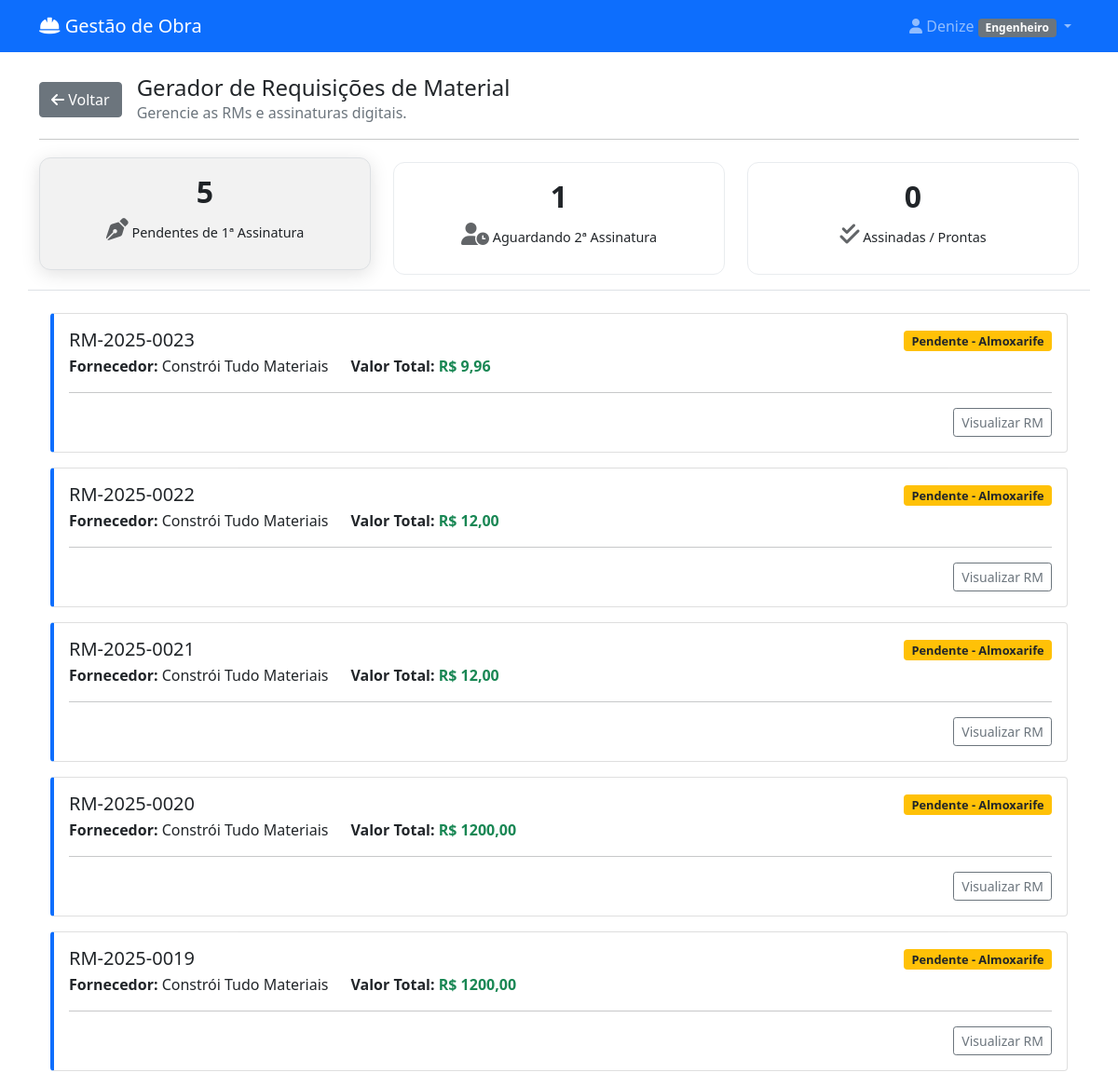
Page /requisicoes/ (signed in) on the earlier database version.
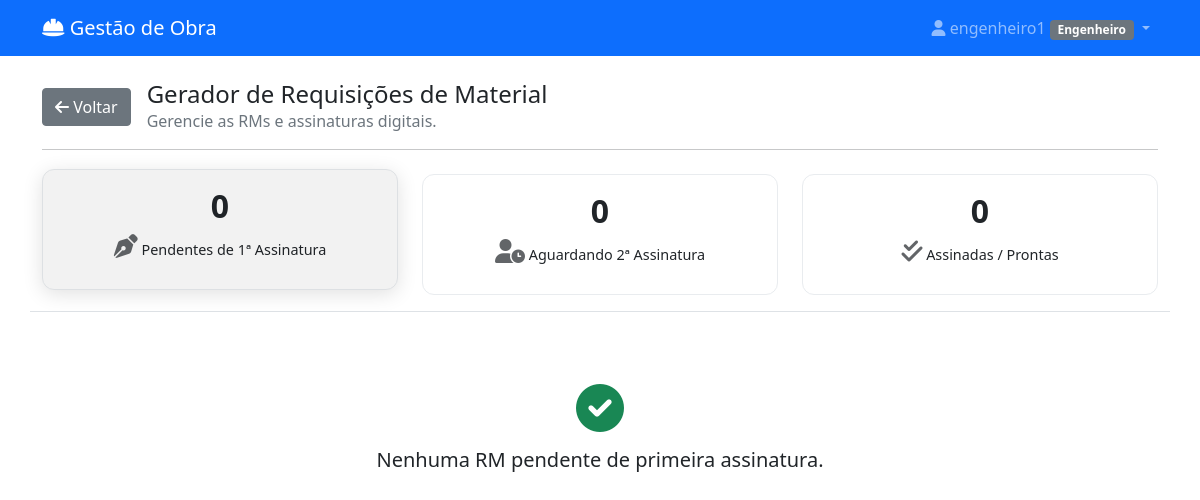
Same page on the later database version.
### materiais/models.py (models this page shows, shortened)
class User(AbstractUser):
    PERFIL_CHOICES = [
        ('almoxarife_obra', 'Almoxarife da Obra'),
        ('engenheiro', 'Engenheiro'),
        ('almoxarife_escritorio', 'Almoxarife do Escritório'),
        ('diretor', 'Diretor'),
    ]
    perfil = models.CharField(max_length=30, choices=PERFIL_CHOICES)
    telefone = models.CharField(max_length=15, blank=True)
    obras = models.ManyToManyField('Obra', blank=True, related_name='usuarios')
    assinatura_imagem = models.ImageField(upload_to='assinaturas/', null=True, blank=True, verbose_name="Imagem da Assinatura")

class RequisicaoMaterial(models.Model):
    STATUS_ASSINATURA_CHOICES = [
        ('pendente', 'Pendente de Assinaturas'),
        ('aguardando_diretor', 'Aguardando Diretor'),
        ('assinada', 'Assinada'),
        ('enviada', 'Enviada para Fornecedor'),
    ]
    solicitacao_origem = models.OneToOneField(SolicitacaoCompra, on_delete=models.CASCADE, related_name='requisicao')
    cotacao_vencedora = models.OneToOneField('Cotacao', on_delete=models.CASCADE)
    numero = models.CharField(max_length=20, unique=True, verbose_name="Número RM")
    data_criacao = models.DateTimeField(auto_now_add=True)
    valor_total = models.DecimalField(max_digits=10, decimal_places=2)
    status_assinatura = models.CharField(max_length=30, choices=STATUS_ASSINATURA_CHOICES, default='pendente')
    assinatura_almoxarife = models.ForeignKey(User, on_delete=models.SET_NULL, null=True, blank=True, related_name='rms_assinadas_almoxarife')
    data_assinatura_almoxarife = models.DateTimeField(null=True, blank=True)
    assinatura_diretor = models.ForeignKey(User, on_delete=models.SET_NULL, null=True, blank=True, related_name='rms_assinadas_diretor')
    data_assinatura_diretor = models.DateTimeField(null=True, blank=True)
    enviada_fornecedor = models.BooleanField(default=False)
    data_envio_fornecedor = models.DateTimeField(null=True, blank=True)
    class Meta:
        verbose_name = "Requisição de Material (RM)"
        verbose_name_plural = "Requisições de Material (RMs)"

class Cotacao(models.Model):
    solicitacao = models.ForeignKey(SolicitacaoCompra, on_delete=models.CASCADE, related_name='cotacoes')
    fornecedor = models.ForeignKey(Fornecedor, on_delete=models.CASCADE)
    data_cotacao = models.DateTimeField(auto_now_add=True, verbose_name="Data da Cotação")
    prazo_entrega = models.CharField(max_length=100, blank=True, verbose_name="Prazo de Entrega")
    condicao_pagamento = models.CharField(max_length=100, blank=True, verbose_name="Condição de Pagamento")
    observacoes = models.TextField(blank=True, verbose_name="Observações")
    vencedora = models.BooleanField(default=False, verbose_name="Cotação Vencedora")
    valor_frete = models.DecimalField(max_digits=10, decimal_places=2, default=0, verbose_name="Valor do Frete")
    endereco_entrega = models.ForeignKey(DestinoEntrega, on_delete=models.SET_NULL, null=True, blank=True, verbose_name="Endereço de Entrega")
    class Meta:
        verbose_name = "Cotação"
        verbose_name_plural = "Cotações"

class Fornecedor(models.Model):
    TIPO_CHOICES = [
        ('material', 'Material'),
        ('servico', 'Serviço'),
        ('ambos', 'Ambos'),
    ]
    nome_fantasia = models.CharField(max_length=200, verbose_name="Nome Fantasia")
    razao_social = models.CharField(max_length=200, verbose_name="Razão Social")
    cnpj = models.CharField(max_length=18, unique=True)
    tipo = models.CharField(max_length=10, choices=TIPO_CHOICES, default='material', verbose_name="Tipo")
    produtos_fornecidos = models.ManyToManyField(
        'CategoriaItem',
        blank=True,
        verbose_name="Produtos/Serviços Fornecidos",
        limit_choices_to={'categoria_mae__isnull': False}
    )
    email = models.EmailField()
    contato_nome = models.CharField(max_length=100, blank=True, verbose_name="Nome do Contato")
    contato_telefone = models.CharField(max_length=15, blank=True, verbose_name="Telefone do Contato")
    contato_whatsapp = models.CharField(max_length=15, blank=True, verbose_name="WhatsApp do Contato")
    cep = models.CharField(max_length=9, blank=True, verbose_name="CEP")
    logradouro = models.CharField(max_length=255, blank=True, verbose_name="Logradouro")
    numero = models.CharField(max_length=20, blank=True, verbose_name="Número")
    bairro = models.CharField(max_length=100, blank=True, verbose_name="Bairro")
    cidade = models.CharField(max_length=100, blank=True, verbose_name="Cidade")
    estado = models.CharField(max_length=2, blank=True, verbose_name="UF")
    ativo = models.BooleanField(default=True)
    class Meta:
        verbose_name = "Fornecedor"
        verbose_name_plural = "Fornecedores"

### materiais/views.py (the view)
# urls.py: path('requisicoes/', views.gerenciar_requisicoes, name='gerenciar_requisicoes'),
@login_required
def gerenciar_requisicoes(request):
    base_query = RequisicaoMaterial.objects.select_related(
        'cotacao_vencedora__fornecedor',
        'assinatura_almoxarife',
        'assinatura_diretor'
    ).order_by('-data_criacao')
    pendentes = base_query.filter(status_assinatura='pendente')
    aguardando_assinatura = base_query.filter(status_assinatura='aguardando_diretor')
    assinadas_enviadas = base_query.filter(status_assinatura='assinada')
    context = {
        'pendentes': pendentes,
        'aguardando_assinatura': aguardando_assinatura,
        'assinadas_enviadas': assinadas_enviadas,
    }
    return render(request, 'materiais/gerenciar_requisicoes.html', context)

### materiais/templates/materiais/gerenciar_requisicoes.html (shortened to what this page needs)
{% extends 'materiais/base.html' %}
{% block content %}
<div class="d-flex align-items-center mb-3">
    <a href="{% url 'materiais:dashboard' %}" class="btn btn-secondary me-3"><i class="fas fa-arrow-left"></i> Voltar</a>
    <div>
        <h4 class="mb-0">Gerador de Requisições de Material</h4>
        <p class="text-muted mb-0">Gerencie as RMs e assinaturas digitais.</p>
    </div>
</div>
<hr class="mb-4">
<div class="row mb-4 nav nav-tabs" id="summaryCardNav" role="tablist">
    <div class="col-md-4 mb-3">
        <a href="#pendentes" class="summary-link active" data-bs-toggle="tab" data-bs-target="#pendentes" role="tab">
            <div class="status-card summary-card status-aberto">
                <span class="count">{{ pendentes.count }}</span>
                <p class="title"><i class="fas fa-pen-nib status-icon"></i> Pendentes de 1ª Assinatura</p>
            </div>
        </a>
    </div>
    <div class="col-md-4 mb-3">
        <a href="#aguardando" class="summary-link" data-bs-toggle="tab" data-bs-target="#aguardando" role="tab">
            <div class="status-card summary-card status-cotacao">
                <span class="count">{{ aguardando_assinatura.count }}</span>
                <p class="title"><i class="fas fa-user-clock status-icon"></i> Aguardando 2ª Assinatura</p>
            </div>
        </a>
    </div>
    <div class="col-md-4 mb-3">
        <a href="#assinadas" class="summary-link" data-bs-toggle="tab" data-bs-target="#assinadas" role="tab">
            <div class="status-card summary-card status-aprovado">
                <span class="count">{{ assinadas_enviadas.count }}</span>
                <p class="title"><i class="fas fa-check-double status-icon"></i> Assinadas / Prontas</p>
            </div>
        </a>
    </div>
</div>
<div class="tab-content">
  <div class="tab-pane container active" id="pendentes">
    {% for rm in pendentes %}
    <div class="card rm-card mb-3">
        <div class="card-body">
            <div class="row">
                <div class="col-md-9">
                    <h5 class="mb-1">{{ rm.numero }}</h5>
                    <div class="d-flex gap-4">
                        <span><strong>Fornecedor:</strong> {{ rm.cotacao_vencedora.fornecedor.nome_fantasia }}</span>
                        <span><strong>Valor Total:</strong> <span class="text-success fw-bold">R$ {{ rm.valor_total|floatformat:2 }}</span></span>
                    </div>
                </div>
                <div class="col-md-3 text-end">
                    <span class="badge bg-warning text-dark status-assinatura">Pendente - Almoxarife</span>
                </div>
            </div>
            <hr>
            <div class="text-end mt-2">
                <a href="{% url 'materiais:visualizar_rm_pdf' rm.id %}" class="btn btn-sm btn-outline-secondary" target="_blank">Visualizar RM</a>
            </div>
        </div>
    </div>
    {% empty %}
    <div class="text-center p-5">
        <i class="fas fa-check-circle fa-3x text-success mb-3"></i>
        <h5>Nenhuma RM pendente de primeira assinatura.</h5>
    </div>
    {% endfor %}
  </div>
</div>
{% endblock %}

### materiais/templates/materiais/base.html (shortened to what this page needs)
<!DOCTYPE html>
<html lang="pt-br">
<head>
    <link href="https://cdn.jsdelivr.net/npm/bootstrap@5.1.3/dist/css/bootstrap.min.css" rel="stylesheet">
    <link href="https://cdnjs.cloudflare.com/ajax/libs/font-awesome/6.0.0/css/all.min.css" rel="stylesheet">
</head>
<body>
    <nav class="navbar navbar-expand-lg navbar-dark bg-primary">
        <div class="container">
            <a class="navbar-brand" href="{% url 'materiais:dashboard' %}">
                <i class="fas fa-hard-hat"></i> Gestão de Obra
            </a>
            {% if user.is_authenticated %}
            <div class="navbar-nav ms-auto">
                <div class="nav-item dropdown">
                    <a class="nav-link dropdown-toggle" href="#" role="button" data-bs-toggle="dropdown">
                        <i class="fas fa-user"></i> {{ user.get_full_name|default:user.username }}
                        <span class="badge bg-secondary">{{ user.get_perfil_display }}</span>
                    </a>
                </div>
            </div>
            {% endif %}
        </div>
    </nav>
    <div class="container mt-4">
        {% block content %}
        {% endblock %}
    </div>
</body>
</html>

Differences in the rows shown:
removed RequisicaoMaterial: numero "RM-2025-0023", cotacao_vencedora.fornecedor.nome_fantasia "Constrói Tudo Materiais", valor_total "9,96"
removed RequisicaoMaterial: numero "RM-2025-0022", cotacao_vencedora.fornecedor.nome_fantasia "Constrói Tudo Materiais", valor_total "12,00"
removed RequisicaoMaterial: numero "RM-2025-0021", cotacao_vencedora.fornecedor.nome_fantasia "Constrói Tudo Materiais", valor_total "12,00"
removed RequisicaoMaterial: numero "RM-2025-0020", cotacao_vencedora.fornecedor.nome_fantasia "Constrói Tudo Materiais", valor_total "1200,00"
removed RequisicaoMaterial: numero "RM-2025-0019", cotacao_vencedora.fornecedor.nome_fantasia "Constrói Tudo Materiais", valor_total "1200,00"
changed User "Engenheiro": get_full_name "Denize" → "engenheiro1"
Other differences:
{{ pendentes.count }}: "5" → "0"
{{ aguardando_assinatura.count }}: "1" → "0"
text now shown: "Nenhuma RM pendente de primeira assinatura."
